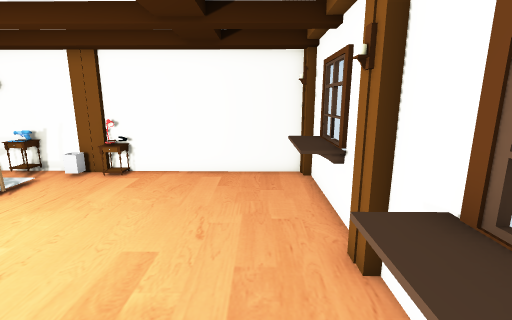
View 1 (above)

13 first-person views from a walk through a Unity game level. The camera is 1.5 m above the floor, tilts 12° down and sees 85° across. The floor is counted in squares, 0.5 m on a side. Each view is taken from the middle of a square. On the plan, view 1 faces up. The plan holds only what a view shows up to about 20 squares ahead; the rest is blank. The player character is not drawn. Some surface patterns are stand-ins.

View 2
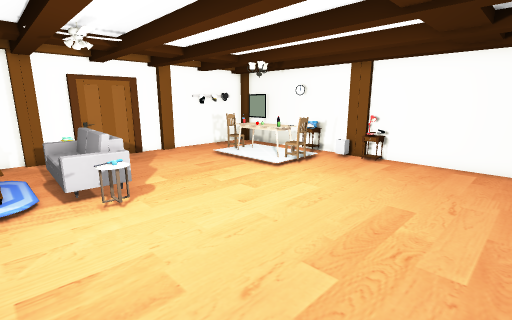

View 3
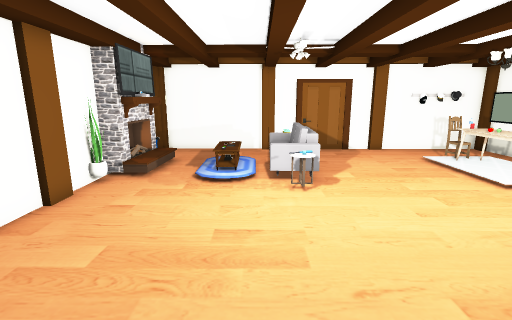

View 4
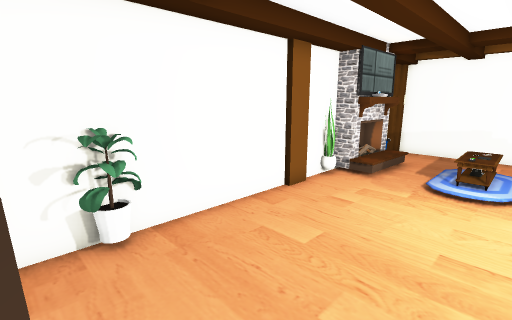

View 5
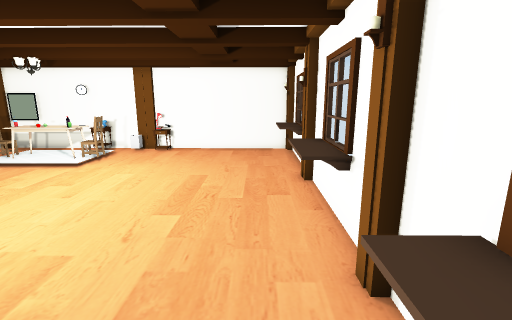

View 6
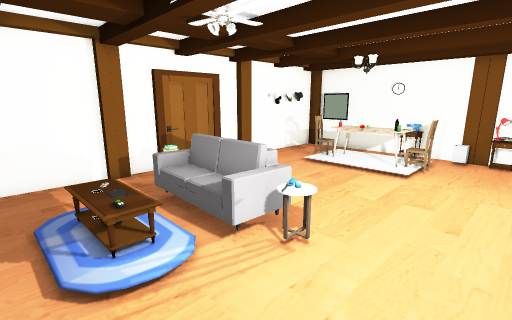

View 7
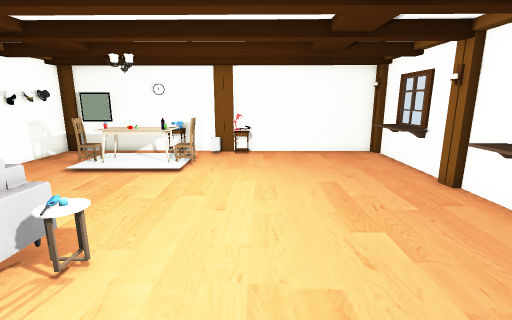

View 8
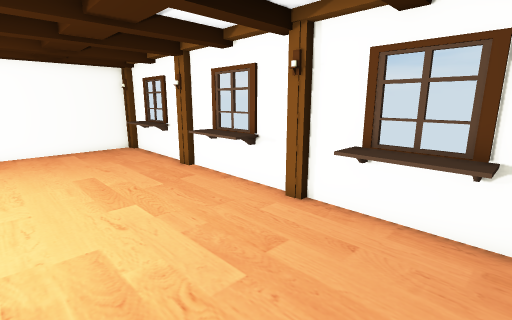

View 9
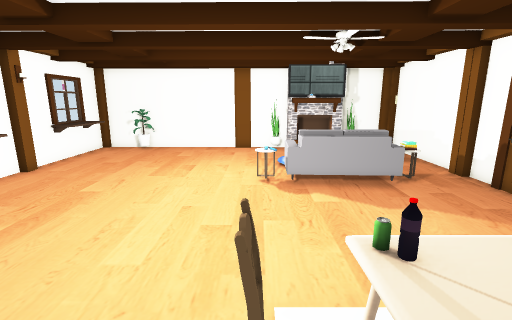

View 10
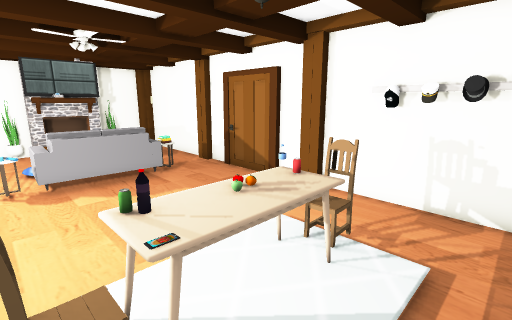

View 11
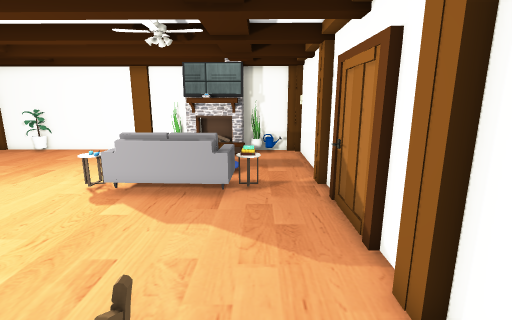

View 12
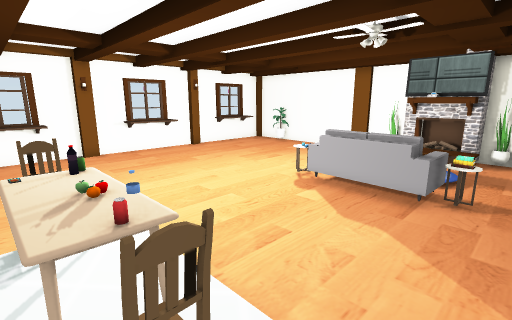

View 13
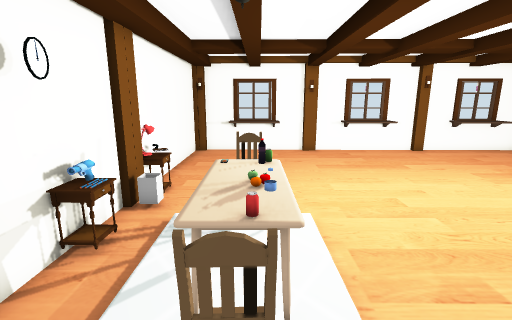

### Floor plan
Key: @ floor where view 1 was taken; # wall or solid block; . floor; = window, fence, low wall or low ledge; ^ raised ledge; R rug; C chair; L clock; N container; S sofa; T table; F fireplace; A TV; O other object.
Columns run from 17 left of view 1 to 2 right of it. Each row starts with its distance up from view 1.
 12  ######O############
 11  #OO..LOO. O ......#
 10  O................=#
  9  O..RRRROR........^^
  8  O..CNRRNC........^^
  7  #...RRRR.........^^
  6 ##.................#
  5 ##.................#
  4 ##.................#
  3 ##................=#
  2 ##................^^
  1 ##................^^
  0 ##.OTSSSOT.......@^^
 -1 ##.OOOOOTT.........#
 -2 ##......R..........#
 -3 #....  O...........#
 -4 #.................^^
 -5 #.................^#
 -6 #.................^^
 -7 #...#FOA..........=#
 -8 #####FF#############

Where each view was taken, in squares from view 1:
view 1: 0 up, 0 right, facing up
view 2: 3 down, 0 right, facing up-left
view 3: 2 down, 1 right, facing left
view 4: 2 down, 1 right, facing down-left
view 5: 6 down, 0 right, facing up
view 6: 5 down, 5 left, facing up-left
view 7: 5 down, 5 left, facing up
view 8: 7 down, 5 left, facing up-right
view 9: 10 up, 8 left, facing down
view 10: 11 up, 8 left, facing down-left
view 11: 9 up, 14 left, facing down
view 12: 9 up, 15 left, facing down-right
view 13: 8 up, 15 left, facing right
